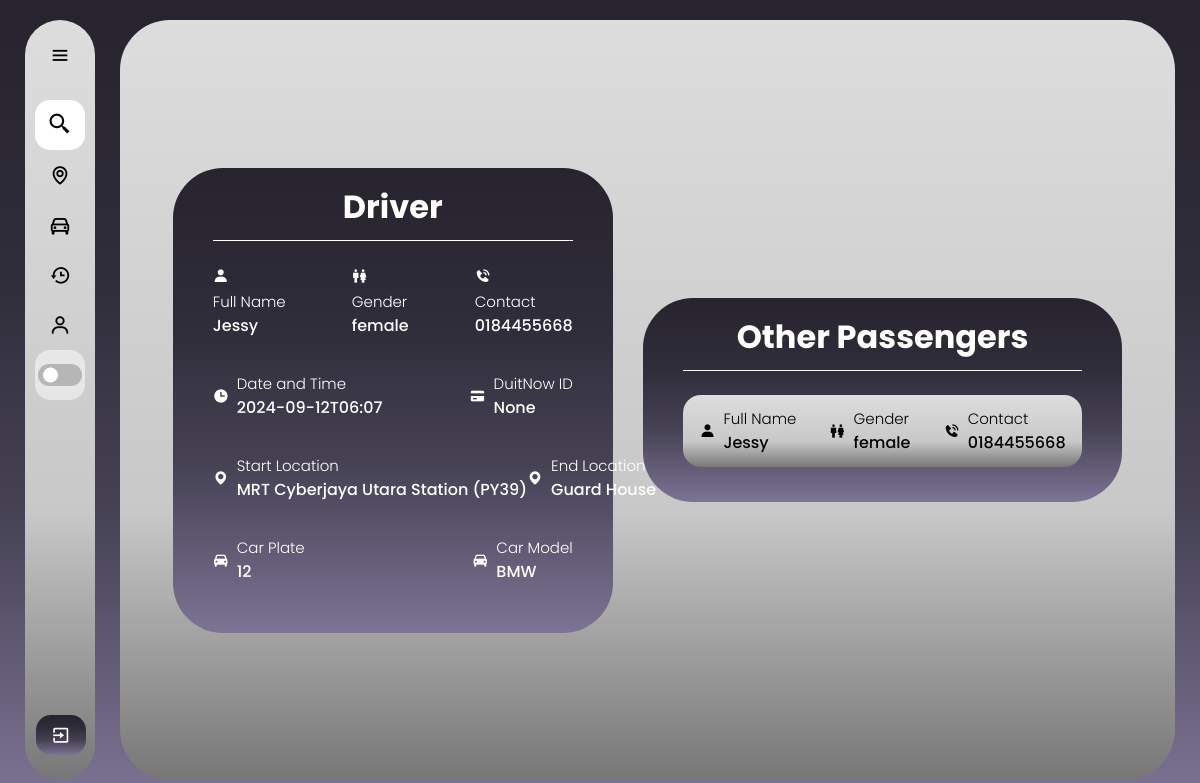
Screenshot of /match_drivers/1 (signed in) with the database file from the repository.
### web/models.py (models this page shows)
class Profile(db.Model):
    id = db.Column(db.Integer, primary_key=True)
    fullName = db.Column(db.String(150))
    gender = db.Column(db.String(100), nullable=False)
    birthyear=db.Column(db.String(15), nullable=False)
    contact = db.Column(db.String(15), nullable=False)
    birthyear = db.Column(db.String(15), nullable=False)
    profile_pic = db.Column(db.String(200), default="default.jpg")
    status = db.Column(db.String(50), nullable=False,default='approved')
    user_id = db.Column(db.Integer, db.ForeignKey('user.id'), nullable=False)
    birthyear = db.Column(db.String(15), nullable=False)

class Rides(db.Model):
    id = db.Column(db.Integer, primary_key=True)
    dateandTime = db.Column(db.String(50), nullable=False)
    start_location = db.Column(db.String(100), nullable=False)
    start_location_lat = db.Column(db.Float, nullable=True)  # Nullable
    start_location_lng = db.Column(db.Float, nullable=True)  # Nullable
    end_location = db.Column(db.String(100), nullable=False)
    end_location_lat = db.Column(db.Float, nullable=True)  # Nullable
    end_location_lng = db.Column(db.Float, nullable=True)  # Nullable
    carplate = db.Column(db.String(20), nullable=False)
    carmodel = db.Column(db.String(50), nullable=False)
    totalperson = db.Column(db.Integer, nullable=False)
    fees = db.Column(db.String(50), nullable=False)
    duitnowid = db.Column(db.String(50), nullable=True)  # Nullable
    message = db.Column(db.Text, nullable=True)  # Nullable
    status = db.Column(db.String(50), nullable=False,default='IN PROGRESS')
    user_id = db.Column(db.Integer, db.ForeignKey('user.id'), nullable=False)
    passenger_matches = db.relationship('PassengerMatch', foreign_keys='PassengerMatch.driver_id', backref='driver_post', lazy=True)

class PassengerMatch(db.Model):
    id = db.Column(db.Integer, primary_key=True)
    passenger_id = db.Column(db.Integer, db.ForeignKey('user.id'), nullable=False)
    driver_id = db.Column(db.Integer, db.ForeignKey('rides.id'), nullable=False)
    payment_proof_id = db.Column(db.Integer, db.ForeignKey('payment_proof.id'), nullable=True)
    status = db.Column(db.String(20), nullable=False, default='APPROVING')
    passenger = db.relationship('User', foreign_keys=[passenger_id], backref='matches_as_passenger')
    driver = db.relationship('Rides', foreign_keys=[driver_id], backref='matches_as_driver')
    payment_proof = db.relationship('PaymentProof', backref='matches', lazy=True)

### web/routes.py (the view)
@bp.route('/match_drivers/<int:driver_id>')
@login_required
def match_drivers(driver_id):
    profile = Profile.query.filter_by(user_id=current_user.id).first()
    driver = Rides.query.get_or_404(driver_id)
    profiles = Profile.query.all()
    profile_dict = {profile.user_id: profile for profile in profiles}
    passengers = PassengerMatch.query.filter_by(driver_id=driver_id, status='IN PROGRESS' ).all()
    passengers_approving = PassengerMatch.query.filter_by(driver_id=driver_id, status='APPROVING' ).all()
    passengers_completed = PassengerMatch.query.filter_by(driver_id=driver_id, status='COMPLETED' ).all()
    passengers_confirmed = PassengerMatch.query.filter_by(driver_id=driver_id, status='confirm' ).all()
    return render_template('match_driver.html',
                           driver=driver,
                            passengers=passengers,
                            profile_dict=profile_dict,profile=profile,
                            passengers_approving=passengers_approving,
                            passengers_completed=passengers_completed,
                            passengers_confirmed=passengers_confirmed)

### web/templates/match_driver.html (shortened to what this page needs)
{% extends "base_passenger.html" %}
{% block content %}
<!DOCTYPE html>
<html lang="en">
<head>
    <link rel="stylesheet" href="../static/match_driver.css">
    <link href='https://unpkg.com/boxicons@2.1.4/css/boxicons.min.css' rel='stylesheet'>
</head>
<body>
    <div class="container">
        <div class="size">
            <div class="box">
                <div class="driver">
                    <div class="header">
                        <h1>Driver</h1>
                    </div>
                    <div class="details">
                        <div class="row">
                            <div class="info">
                                <i class='bx bxs-user'></i>
                                <h3>Full Name</h3>
                                <p>{{ profile_dict[driver.user_id].fullName }}</p>
                            </div>
                            <div class="info">
                                <i class='bx bx-male-female'></i>
                                <h3>Gender</h3>
                                <p>{{ profile_dict[driver.user_id].gender }}</p>
                            </div>
                            <div class="info">
                                <i class='bx bxs-phone-call'></i>
                                <h3>Contact</h3>
                                <p>{{ profile_dict[driver.user_id].contact }}</p>
                            </div>
                        </div>
                        <div class="row">
                            <div class="info_left-right">
                                <i class='bx bxs-time' ></i>
                                <div class="info_up-down">
                                    <h3>Date and Time</h3>
                                    <p>{{ driver.dateandTime }}</p>
                                </div>
                            </div>
                            <div class="info_left-right">
                                <i class='bx bxs-credit-card'></i>
                                <div class="info_up-down">
                                    <h3>DuitNow ID</h3>
                                    <p>{{ driver.duitnowid }}</p>
                                </div>
                            </div>
                        </div>
                        <div class="row">
                            <div class="info_left-right">
                                <i class='bx bxs-map'></i>
                                <div class="info_up-down">
                                    <h3>Start Location</h3>
                                    <p>{{ driver.start_location }}</p>
                                </div>
                            </div>
                            <div class="info_left-right">
                                <i class='bx bxs-map'></i>
                                <div class="info_up-down">
                                    <h3>End Location</h3>
                                    <p>{{ driver.end_location }}</p>
                                </div>
                            </div>
                        </div>
                        <div class="row">
                            <div class="info_left-right">
                                <i class='bx bxs-car'></i>
                                <div class="info_up-down">
                                    <h3>Car Plate</h3>
                                    <p>{{ driver.carplate }}</p>
                                </div>
                            </div>
                            <div class="info_left-right">
                                <i class='bx bxs-car'></i>
                                <div class="info_up-down">
                                    <h3>Car Model</h3>
                                    <p>{{ driver.carmodel }}</p>
                                </div>
                            </div>
                        </div>
                    </div>
                </div>
                <div class="passenger">
                    <div class="header">
                        <h1>Other Passengers</h1>
                    </div>
                    <div class="details">
                        {% for passenger in passengers_approving %}
                        <div class="seperate">
                            <div class="info_left-right">
                                <i class='bx bxs-user'></i>
                                <div class="info_up-down">
                                    <h3>Full Name</h3>
                                    <p>{{ profile_dict[passenger.passenger_id].fullName }}</p>
                                </div>
                            </div>
                            <div class="info_left-right">
                                <i class='bx bx-male-female'></i>
                                <div class="info_up-down">
                                    <h3>Gender</h3>
                                    <p>{{ profile_dict[passenger.passenger_id].gender }}</p>
                                </div>
                            </div>
                            <div class="info_left-right">
                                <i class='bx bxs-phone-call'></i>
                                <div class="info_up-down">
                                    <h3>Contact</h3>
                                    <p>{{ profile_dict[passenger.passenger_id].contact }}</p>
                                </div>
                            </div>
                        </div>
                        {% endfor %}
                    </div>
                </div>
            </div>
        </div>
    </div>
</body>
</html>
{% endblock %}

### web/static/sidebar.css (style rules this page uses)
* { margin: 0; padding: 0; box-sizing: border-box; font-family: "poppins"; }
:root { --background-color: linear-gradient(to bottom, #27242f, #292632, #2c2935, #2e2b39, #312e3c, #383544, #3f3b4c, #464254, #534e64, #615a74, #6f6784, #7d7495); --box-color: linear-gradient(180deg, #DDDDDD 0%, #C8C8C8 64.5%, #777777 100%); --text-color: black; --toggle-color: white; --mode-background: rgba(255, 255, 255, 0.5); --box-shadow: 5px 5px 10px rgba(0, 0, 0, 0.5); }
body { position: relative; min-height: 100vh; width: 100%; overflow: hidden; background: var(--background-color) fixed; }

### web/static/match_driver.css (style rules this page uses)
* { margin: 0; padding: 0; box-sizing: border-box; font-family: "poppins"; }
:root { --background-color: linear-gradient(to bottom, #27242f, #292632, #2c2935, #2e2b39, #312e3c, #383544, #3f3b4c, #464254, #534e64, #615a74, #6f6784, #7d7495); --box-color: linear-gradient(180deg, #DDDDDD 0%, #C8C8C8 64.5%, #777777 100%); --text-color: black; --toggle-color: white; --mode-background: rgba(255, 255, 255, 0.5); --box-shadow: 5px 5px 10px rgba(0, 0, 0, 0.5); --box-shadow2: 10px 10px 20px rgba(0, 0, 0, 0.5); --table-header: #2424242f; --table-data: #0000000b; --table-hover: #fff6; --btn: rgba(0, 0, 0, 0.7); --scroll: #0004; }
body { position: relative; min-height: 100vh; width: 100%; }
.container { position: absolute; top: 20px; bottom: 20px; left: 120px; right: 25px; background: var(--box-color); border-radius: 50px; transition: all 0.5s ease; display: flex; justify-content: center; align-items: center; }
.size { width: 90%; max-height: calc(85% - .8rem); margin: .8rem auto; color: var(--text-color); overflow-y: auto; overflow-x: auto; white-space: nowrap; transition: all 0.5s ease; }
.box { display: flex; gap: 30px; justify-content: space-evenly; align-items: center; }
.driver { color: var(--toggle-color); background: var(--background-color); width: 440px; border-radius: 50px; padding: 15px 40px; }
h1 { border-bottom: 1px solid; padding-bottom: 9px; text-align: center; }
.details { padding-top: 24px; }
.row { display: flex; justify-content: space-between; margin-bottom: 34px; }
h3 { font-size: 15px; font-weight: 300; }
p { font-size: 16px; font-weight: 500; }
.info_left-right { display: flex; align-items: center; gap: 8px; }
.passenger { color: var(--toggle-color); background: var(--background-color); width: 550px; border-radius: 50px; padding: 15px 40px; }
.seperate { color: var(--text-color); background: var(--box-color); border-radius: 18px; padding: 12px 10px; display: flex; justify-content: space-around; margin-bottom: 20px; gap: 20px; }

### rows the page displays
Profile: fullName "Jessy", gender "female", contact "0184455668"
Rides: dateandTime "2024-09-12T06:07", duitnowid "None", start_location "MRT Cyberjaya Utara Station (PY39)", end_location "Guard House", carplate "12", carmodel "BMW"
